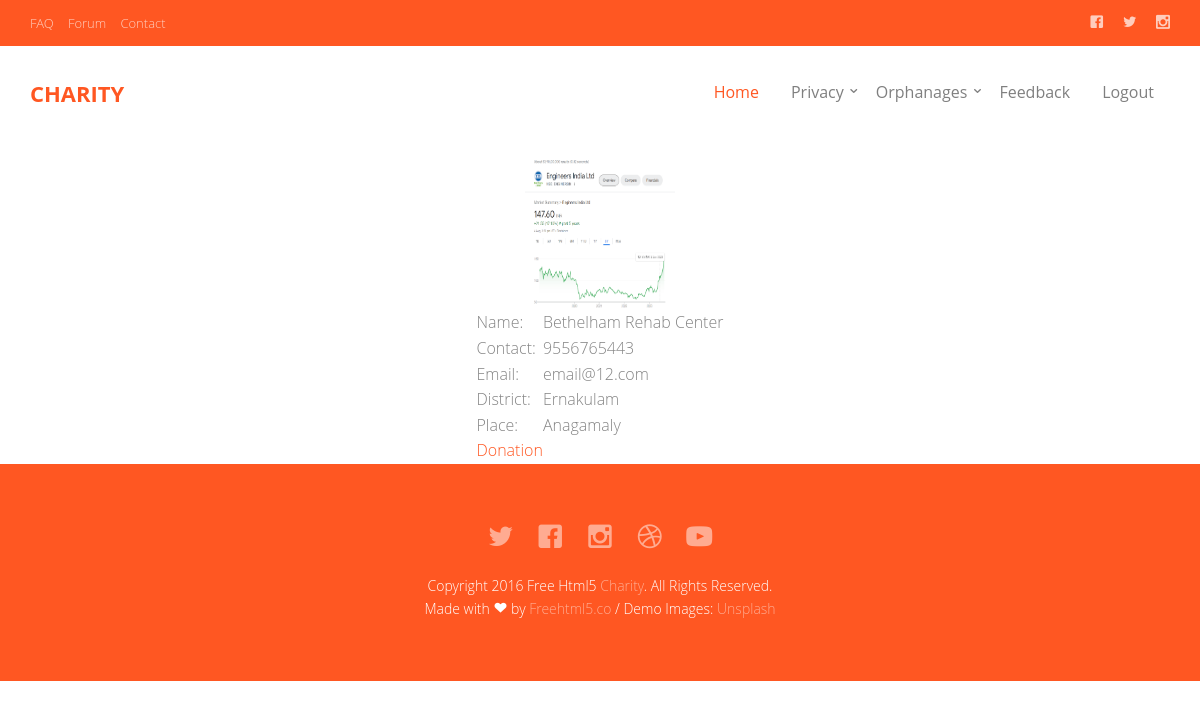
The app's page /User/orphanage_pro/1 with its own data.
### Guest/models.py (models this page shows)
class tbl_orphanage(models.Model):
    orphanage_name=models.CharField(max_length=50)
    orphanage_contact=models.CharField(max_length=50)
    orphanage_email=models.CharField(max_length=50)
    orphanage_password=models.CharField(max_length=50)
    place = models.ForeignKey(tbl_place, on_delete=models.CASCADE)
    orphanage_photo = models.FileField(upload_to='Assets/UserPhoto/')
    orphanage_proof = models.FileField(upload_to='Assets/UserProof/')
    orphanage_status = models.IntegerField(default="0")
    orphanage_count = models.IntegerField(default="0",null=True)
    orphanage_address=models.CharField(max_length=50,null=True)

### Admin/models.py (models this page shows)
class tbl_place(models.Model):
    district = models.ForeignKey(tbl_district,on_delete=models.CASCADE)
    place_name=models.CharField(max_length=50)
    pincode=models.CharField(max_length=50)

class tbl_district(models.Model):
    district_name=models.CharField(max_length=50)

### User/views.py (the view)
# urls.py: path('orphanage_pro/<int:id>',views.orphanage_pro,name="orphanage_pro"), #view searched orphanage
def orphanage_pro(request,id):
    orph=tbl_orphanage.objects.get(id=id)
    return render(request,"User/Orphanage_profile.html",{"orph":orph})

### User/Templates/User/Orphanage_profile.html (shortened to what this page needs)
{% extends 'User/Header.html' %}
{% load static %}
{% block content %}
<!DOCTYPE html>
<html lang="en">
<head>
</head>
<body>
    <table align="center">
        <tr>
            <td colspan="2" align="center"><img src="{{orph.orphanage_photo.url}}" alt="" width="150" height="150"></td>
        </tr>
        <tr>
            <td>Name:</td>
            <td>{{orph.orphanage_name}}</td>
        </tr>
        <tr>
            <td>Contact:</td>
            <td>{{orph.orphanage_contact}}</td>
        </tr>
        <tr>
            <td>Email:</td>
            <td>{{orph.orphanage_email}}</td>
        </tr>
        <tr>
            <td>District:</td>
            <td>{{orph.place.district.district_name}}</td>
        </tr>
        <tr>
            <td>Place:</td>
            <td>{{orph.place.place_name}}</td>
        </tr>
        <tr align="center">
            <td><a href="{% url 'User:donation' orph.id %}">Donation</a></td>
        </tr>
    </table>
</body>
</html>
{% endblock content %}

### Guest/static/Main/css/style.css (style rules this page uses)
body { font-family: "Open Sans", Arial, sans-serif; line-height: 1.6; font-size: 16px; background: #fff; color: #848484; font-weight: 300; overflow-x: hidden; }
a { color: #ff5722; -webkit-transition: 0.5s, ease; -o-transition: 0.5s, ease; transition: 0.5s, ease; }

### records on screen
tbl_orphanage: orphanage_photo (picture), orphanage_name "Bethelham Rehab Center", orphanage_contact "9556765443", orphanage_email "email@12.com", place.district.district_name "Ernakulam", place.place_name "Anagamaly"
